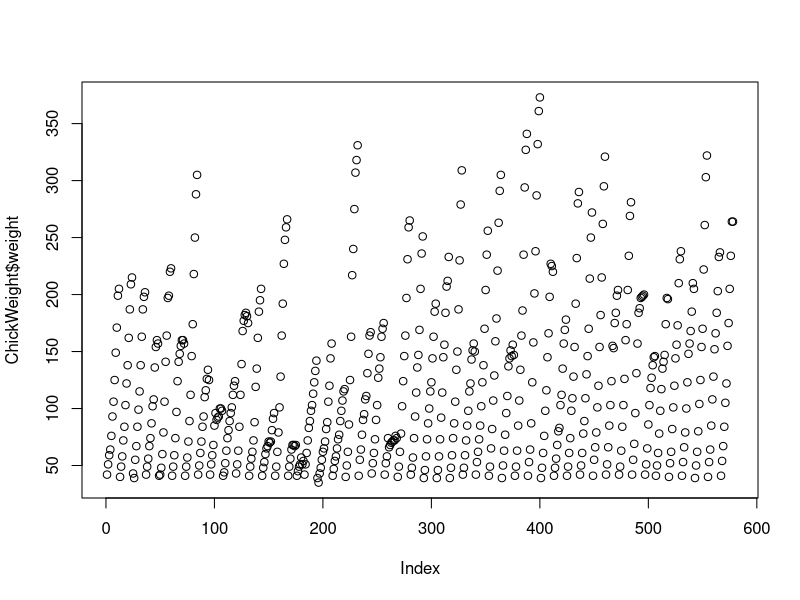

Reproduce this figure in R. (Note: this script raises an error after producing the figure.)
setwd("C:/Users/Hayden/Documents/GitHub/bootcamp-2016-example")
rm(list=ls())

#I. Use ChickWeight R dataset
#1. plot and examine if there is a stat difference between the weights of chicks 
#assigned different diet treatments on day 1
ChickWeight
names(ChickWeight)
plot(ChickWeight$weight)
#ChickWeight has 4 different diets,
#are assigned different diets at different time scales
#titles are weight, time, chick, Diet, 
#chicks are assigned a number and their times are monitored
#so we want to plot the weight of all time 0s, separating out the different individuals by the diet
#making an object for it?
#pull out the rows associated with Time=0
chkwtdy0<-ChickWeight[ChickWeight$Time==0,]
chkwtdy0
#now we want to plot the weight vs. Diet of them
windows()
plot(chkwtdy0$Diet, chkwtdy0$weight, xlab="Diet", ylab="Weight")
#gives a barplot, based on this it seems like there is little difference between all of them
#to test we will run an anova, we want to examine weight by diet
chkwtdy0<-ChickWeight[ChickWeight$Time==0,]
chkwtdy0
data0<-chkwtdy0
chkwtdy0aov<-aov(chkwtdy0$Diet ~ chkwtdy0$weight)
class(chkwtdy0$Diet)
help(aov)
#Doing actual work now
data0<-chkwtdy0aov
data0<-within(data0, {
  Chick<-factor(Chick)
  Diet<-factor(Diet)
})
summary(aov(weight~Diet, data=data0))
#P value 0.346, not significant



#2 for the next example do the same thing for day21
chkwtdy21<-ChickWeight[ChickWeight$Time==21,]
chkwtdy21

window
plot(chkwtdy21$Diet, chkwtdy21$weight, xlab="Diet", ylab="Weight")
#Not as closely clustered as before. there is some overlap of the box plots, but perhaps it is little enough for there to be some significance 


data21<-chkwtdy21
data<-within(data21, {
  Chick<-factor(Chick)
  Diet<-factor(Diet)
})
summary(aov(weight~Diet, data=data21))
#P value is less than 0.01 so it seems likely to be signficant, depending on what p value we aim for


#3 
#this was given by Bernard
data<-ChickWeight
data<-within(data, {
  Chick<-factor(Chick)
  Diet<-factor(Diet)
  Time<-(Time)
})
summary(aov(weight~Diet*Time+Error(Chick), data=data))
#P value is very low, something is significant
#check with Tukey test
ChickWeightaov<-aov(weight~Diet , data=data)
TukeyHSD(ChickWeightaov)
#some of these are significant compared to others including 3 vs 1,yay


#4 Plot the effects of diet on Chick growth
#so, would like to call out for all chicks whose diet =1 to be the same color, 
#can do a barplot but should be a line plot showing the weight of the chicks in the separate programs as time advances, 
#so scatterplot of points with each color coressponding to one diet, x is time, y is weight

#let's define some colors of the diet types
cols2<-c("blue", "red", "green", "orange")[unclass(ChickWeight$Diet)]
#now we plot it, basing it off the code used in class
windows()
plot(ChickWeight$Time, ChickWeight$weight,main = "Diet effect on Weight of Chick", xlab='Time',ylab='Weight',
     col=cols2, 
     pch=16,las=1,cex.axis=1.5,cex.lab=1.5) 
legend("topleft", legend=unique(ChickWeight$Diet), text.col=c("blue", "red", "green", "orange"),pch=16, col=c("blue", "red", "green", "orange"))
#This is a scatter plot of the dots plotting weight vs Time

help(unclass)
#5
#using a "for" loop plot the weight of each individual chick in a different color all on the same plot

#likely want to make the chick's weight a line to make it easier to see and determine
#for loop likely will use the variable for the chick's individual number as determined by the "Chick" column
  #this can be our "i" variable
#can use plot(NA, xlim, ylim) to set an open active window to plot things in
# xlim should be 0,21, y lim upper bound of data is around 375, could just set it to 400 to be pretty
#colors function can assign color based on R's internal naming scheme, but probably isn't the appropriate function to call right now
#rainbow function creates a contiguous spectrum of colors for n arguements
  #so set up a vector that contains the sequence created by rainbow
  #cycle through this vector using color[i] to access the appropriate color depending on what the Chick column value is
#need to call out all data for which ChickWeight$Chick== i, i.e. all data for which the column Chick has the value i, will cycle through the values and plot them
#need to assign data from row for which chick # is i, make it a variable that gets reassigned depending on the Chick #
#lines function uses x and y values separately, can use the rows we called out as "rows" to plot the points and connect them together


#so first open window
#then create the vacant plot to repeatedly write the line function to, and determine its size
#label the graph and axes
#set the vector of colors with the rainbow function
#create the for loop pulling out all values for which Chick column==i
#assign this matrix to a new variable
#plot it with lines
  #put all values in Time column to x, values in Weight column to Y
  #set color to [i] of the color vector
windows()
plot(NA, xlim=c(0,21), ylim=c(0,400), main = "Individual Weight Gain in Chicks over Time",xlab = "Time", ylab = "Weight")
color<-rainbow(50)
for (i in 1:50){
  rows<-(ChickWeight$Chick== i)
  lines(x=ChickWeight$Time[rows], y=ChickWeight$weight[rows], col=color[i])
}
#yay it worked!
